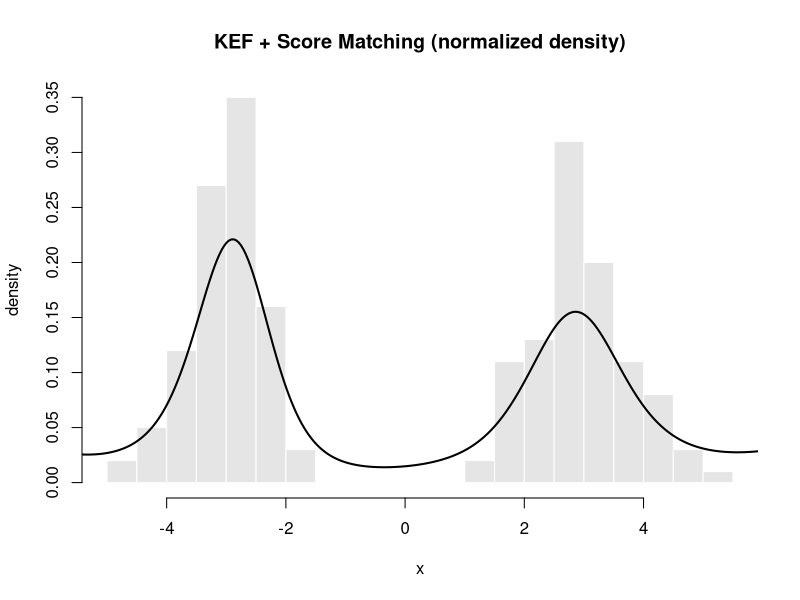

Write R code to recreate this figure.
## ---- chunk 1
knitr::opts_chunk$set(
  echo = TRUE, message = FALSE, warning = FALSE, fig.width = 7, fig.height = 4.5
)
## ---- chunk 2
safe_chol <- function(M) {
  base <- mean(diag(M))
  eps  <- if (is.finite(base) && base > 0) 1e-10 * base else 1e-10
  for (k in 0:8) {
    out <- try(chol(M + diag(eps, nrow(M))), silent = TRUE)
    if (!inherits(out, "try-error")) return(out)
    eps <- eps * 10
  }
  stop("Cholesky failed. Matrix might be ill-conditioned.")
}

chol_solve <- function(L, B) {
  y <- forwardsolve(t(L), B, upper.tri = FALSE, transpose = FALSE)
  x <- backsolve(L, y, transpose = FALSE)
  x
}

logdet_from_chol <- function(L) 2 * sum(log(diag(L)))
## ---- chunk 3
rbf_kernel <- function(X, sigma) {
  D2 <- as.matrix(dist(X, method = "euclidean"))^2
  exp(- D2 / (2 * sigma^2))
}

# ∇_x k at x = x_t (columns = all i)
grad_k_at <- function(x_t, X, sigma) {
  diff <- matrix(x_t, nrow = nrow(X), ncol = ncol(X), byrow = TRUE) - X  # (T x d)
  r2   <- rowSums(diff^2)
  kvec <- exp(- r2 / (2 * sigma^2))
  Gcols <- - (diff / sigma^2) * kvec    # (T x d)
  t(Gcols)                               # d x T
}

# Δ_x k at x = x_t (vector over i)
laplacian_k_at <- function(x_t, X, sigma) {
  d <- ncol(X)
  diff <- matrix(x_t, nrow = nrow(X), ncol = ncol(X), byrow = TRUE) - X
  r2 <- rowSums(diff^2)
  kvec <- exp(- r2 / (2 * sigma^2))
  (-d / sigma^2 + r2 / sigma^4) * kvec
}

# σ-derivatives
dK_dsigma <- function(X, sigma, K_precomp = NULL) {
  if (is.null(K_precomp)) K_precomp <- rbf_kernel(X, sigma)
  D2 <- as.matrix(dist(X, method = "euclidean"))^2
  K_precomp * (D2 / sigma^3)
}

dgrad_k_dsigma_at <- function(x_t, X, sigma) {
  diff <- matrix(x_t, nrow = nrow(X), ncol = ncol(X), byrow = TRUE) - X
  r2   <- rowSums(diff^2)
  kvec <- exp(- r2 / (2 * sigma^2))
  factor <- (2 / sigma^3) - (r2 / sigma^5)
  Gsig_cols <- diff * (kvec * factor)   # (T x d)
  t(Gsig_cols)                           # d x T
}

dlap_k_dsigma_at <- function(x_t, X, sigma) {
  d <- ncol(X)
  diff <- matrix(x_t, nrow = nrow(X), ncol = ncol(X), byrow = TRUE) - X
  r2   <- rowSums(diff^2)
  kvec <- exp(- r2 / (2 * sigma^2))
  kvec * ( (2*d)/sigma^3 - ((d+4)*r2)/sigma^5 + (r2^2)/sigma^7 )
}
## ---- chunk 4
build_mats <- function(X, sigma) {
  Tn <- nrow(X)
  K <- rbf_kernel(X, sigma)
  H <- matrix(0, Tn, Tn)
  b <- numeric(Tn)
  for (t in 1:Tn) {
    Gt <- grad_k_at(X[t, , drop = FALSE], X, sigma)     # d x T
    H  <- H + crossprod(Gt)                             # T x T
    b  <- b + laplacian_k_at(X[t, , drop = FALSE], X, sigma)
  }
  H <- H / Tn
  list(K = K, H = H, b = b)
}

build_sigma_derivs <- function(X, sigma, K = NULL) {
  Tn <- nrow(X)
  if (is.null(K)) K <- rbf_kernel(X, sigma)
  dK <- dK_dsigma(X, sigma, K)
  dH <- matrix(0, Tn, Tn)
  db <- numeric(Tn)
  for (t in 1:Tn) {
    dGt <- dgrad_k_dsigma_at(X[t, , drop = FALSE], X, sigma)  # d x T
    dH  <- dH + crossprod(dGt)                                # T x T
    db  <- db + dlap_k_dsigma_at(X[t, , drop = FALSE], X, sigma)
  }
  dH <- dH / Tn
  list(dK = dK, dH = dH, db = db)
}
## ---- chunk 5
elbo_value <- function(K, H, b, lambda, epsilon) {
  Tn <- length(b)
  Q <- lambda * K + diag(epsilon, Tn)
  A <- H + Q
  LQ <- safe_chol(Q)
  LA <- safe_chol(A)
  prior_term <- 0.5 * logdet_from_chol(LQ)
  model_term <- -0.5 * logdet_from_chol(LA)
  Ainv_b <- chol_solve(LA, b)
  fit_term <- 0.5 * as.numeric(crossprod(b, Ainv_b)) / (Tn^2)
  prior_term + model_term + fit_term
}
## ---- chunk 6
# dL/dsigma
grad_sigma_elbo <- function(K, H, b, lambda, epsilon, dK, dH, db) {
  Tn <- length(b)
  Q <- lambda * K + diag(epsilon, Tn)
  A <- H + Q
  dQ <- lambda * dK
  dA <- dH + dQ

  LQ <- safe_chol(Q)
  LA <- safe_chol(A)

  tr_Qinv_dQ <- sum(diag(chol_solve(LQ, dQ)))
  tr_Ainv_dA <- sum(diag(chol_solve(LA, dA)))

  Ainv_b <- chol_solve(LA, b)
  tmp <- chol_solve(LA, dA %*% Ainv_b)
  quad <- as.numeric(crossprod(b, tmp))

  0.5 * tr_Qinv_dQ - 0.5 * tr_Ainv_dA +
    (1 / (2 * Tn^2)) * (2 * sum(db * Ainv_b) - quad)
}
# dL/dlambda
grad_lambda_elbo <- function(K, H, b, lambda, epsilon) {
  Tn <- length(b)
  Q <- lambda * K + diag(epsilon, Tn)
  A <- H + Q

  LQ <- safe_chol(Q)
  LA <- safe_chol(A)

  tr1 <- sum(diag(chol_solve(LQ, K)))
  tr2 <- sum(diag(chol_solve(LA, K)))

  Ainv_b <- chol_solve(LA, b)
  quad <- as.numeric(crossprod(Ainv_b, K %*% Ainv_b))

  0.5 * tr1 - 0.5 * tr2 - (1 / (2 * Tn^2)) * quad
}



## ---- chunk 7
solve_alpha_closed <- function(H, K, b, lambda, epsilon, Tn) {
  A <- H + lambda * K + diag(epsilon, Tn)
  LA <- safe_chol(A)
  Ainv_b <- chol_solve(LA, b)
  alpha <- - (1 / Tn) * Ainv_b
  list(alpha = alpha, A = A, cholA = LA)
}
## ---- chunk 8
veem_fit <- function(X,
                     sigma_init = NULL,
                     lambda_init = 1.0,
                     epsilon = 1e-6,
                     max_iter = 200,
                     tol = 1e-4,
                     step_sigma = 0.3,
                     step_lambda = 0.3,
                     verbose = TRUE,
                     standardize = TRUE,
                     sigma_clip_factor = c(0.2, 5.0),
                     lambda_bounds = c(1e-8, 1e6)) {

  X <- as.matrix(X)
  Tn <- nrow(X); d <- ncol(X)

  if (standardize) {
    x_center <- colMeans(X)
    x_scale  <- apply(X, 2, sd)
    x_scale[x_scale == 0 | !is.finite(x_scale)] <- 1
    X <- scale(X, center = x_center, scale = x_scale)
  } else {
    x_center <- rep(0, d)
    x_scale <- rep(1, d)
  }

  D <- as.matrix(dist(X))
  med_d <- median(D[D > 0]); if (!is.finite(med_d) || med_d <= 0) med_d <- 1
  smin <- sigma_clip_factor[1] * med_d
  smax <- sigma_clip_factor[2] * med_d

  sigma <- if (is.null(sigma_init)) med_d else sigma_init
  sigma <- min(max(sigma, smin), smax)
  lnsigma <- log(sigma)

  lambda <- min(max(lambda_init, lambda_bounds[1]), lambda_bounds[2])
  lnlambda <- log(lambda)

  mats <- build_mats(X, sigma)
  Lcur <- elbo_value(mats$K, mats$H, mats$b, lambda, epsilon)
  if (verbose) cat(sprintf("[init] sigma=%.4g, lambda=%.4g, epsilon=%.4g, ELBO=%.6f\n",
                           sigma, lambda, epsilon, Lcur))

  for (it in 1:max_iter) {
    improved_any <- FALSE

    # --- Update lambda ---
    gl <- grad_lambda_elbo(mats$K, mats$H, mats$b, lambda, epsilon)
    g_theta <- lambda * gl
    if (!is.finite(g_theta)) g_theta <- 0
    step <- step_lambda
    for (ls in 1:20) {
      lambda_try <- exp(lnlambda + step * g_theta)
      lambda_try <- min(max(lambda_try, lambda_bounds[1]), lambda_bounds[2])
      Ltry <- elbo_value(mats$K, mats$H, mats$b, lambda_try, epsilon)
      if (is.finite(Ltry) && Ltry >= Lcur - 1e-12) {
        lambda <- lambda_try; lnlambda <- log(lambda); Lcur <- Ltry
        improved_any <- TRUE; break
      } else step <- step / 2
    }

    # --- Update sigma ---
    ders <- build_sigma_derivs(X, sigma, K = mats$K)
    gs <- grad_sigma_elbo(mats$K, mats$H, mats$b, lambda, epsilon,
                          ders$dK, ders$dH, ders$db)
    g_theta <- sigma * gs
    if (!is.finite(g_theta)) g_theta <- 0
    step <- step_sigma
    for (ls in 1:20) {
      sigma_try <- exp(lnsigma + step * g_theta)
      sigma_try <- min(max(sigma_try, smin), smax)
      mats_try <- build_mats(X, sigma_try)
      Ltry <- elbo_value(mats_try$K, mats_try$H, mats_try$b, lambda, epsilon)
      if (is.finite(Ltry) && Ltry >= Lcur - 1e-12) {
        sigma <- sigma_try; lnsigma <- log(sigma)
        mats <- mats_try;   Lcur <- Ltry
        improved_any <- TRUE; break
      } else step <- step / 2
    }

    if (verbose) cat(sprintf("[iter %03d] sigma=%.6g, lambda=%.6g, epsilon=%.6g, ELBO=%.6f\n",
                             it, sigma, lambda, epsilon, Lcur))

    if (!improved_any || (step_sigma * abs(g_theta) < tol)) break
  }

  sol <- solve_alpha_closed(mats$H, mats$K, mats$b, lambda, epsilon, Tn)

  list(
    sigma = sigma, lambda = lambda, epsilon = epsilon, elbo = Lcur,
    alpha = sol$alpha, H = mats$H, K = mats$K, b = mats$b,
    A_chol = sol$cholA, X = X,
    standardize = standardize, x_center = x_center, x_scale = x_scale
  )
}
## ---- chunk 9
# f(x) = sum_i alpha_i k(x, x_i)
kef_predict_f <- function(fit, Xnew) {
  Xnew <- as.matrix(Xnew)
  if (isTRUE(fit$standardize)) {
    Xnew <- sweep(Xnew, 2, fit$x_center, "-")
    Xnew <- sweep(Xnew, 2, fit$x_scale,  "/")
  }
  Tn <- nrow(fit$X)
  out <- matrix(0, nrow(Xnew), Tn)
  for (i in 1:nrow(Xnew)) {
    diff <- sweep(fit$X, 2, Xnew[i, ], FUN = "-")
    r2 <- rowSums(diff^2)
    out[i, ] <- exp(- r2 / (2 * fit$sigma^2))
  }
  as.numeric(out %*% fit$alpha)
}

kef_predict_unnormalized_density <- function(fit, Xnew) {
  exp(kef_predict_f(fit, Xnew))
}
## ---- chunk 10
# --- 1D normalization helper ---
dens1d_norm_from_logf <- function(xs, logf) {
  m <- max(logf); u <- exp(logf - m)
  dx <- diff(xs)
  if (length(dx) < 1) stop("xs needs length >= 2")
  if (max(abs(diff(dx))) < 1e-12) {
    Z <- sum(u) * dx[1]
  } else {
    Z <- sum((u[-1] + u[-length(u)]) / 2 * dx)  # trapezoid
  }
  u / Z
}


set.seed(42)
n <- 200
X <- c(rnorm(n/2, -3, 0.6), rnorm(n/2, 3, 0.9))
X <- matrix(X, ncol = 1)

fit <- veem_fit(X,
                sigma_init = NULL,
                lambda_init = 1.0,
                
                max_iter = 200,
                tol = 1e-5,
                verbose = TRUE,
                standardize = TRUE)

cat("\n--- Fitted hyperparameters ---\n")
print(list(sigma = fit$sigma, lambda = fit$lambda,
           ELBO = fit$elbo))

xs <- seq(min(X) - 3, max(X) + 3, length.out = 400)
dens1d_eb <- function(fit, xs) dens1d_norm_from_logf(xs, kef_predict_f(fit, xs))

dens <- dens1d_eb(fit, xs)

op <- par(no.readonly = TRUE); on.exit(par(op))
hist(X, breaks = 30, freq = FALSE,
     main = "KEF + Score Matching (normalized density)",
     xlab = "x", ylab = "density",
     col = "grey90", border = "white")
lines(xs, dens, lwd = 2)
